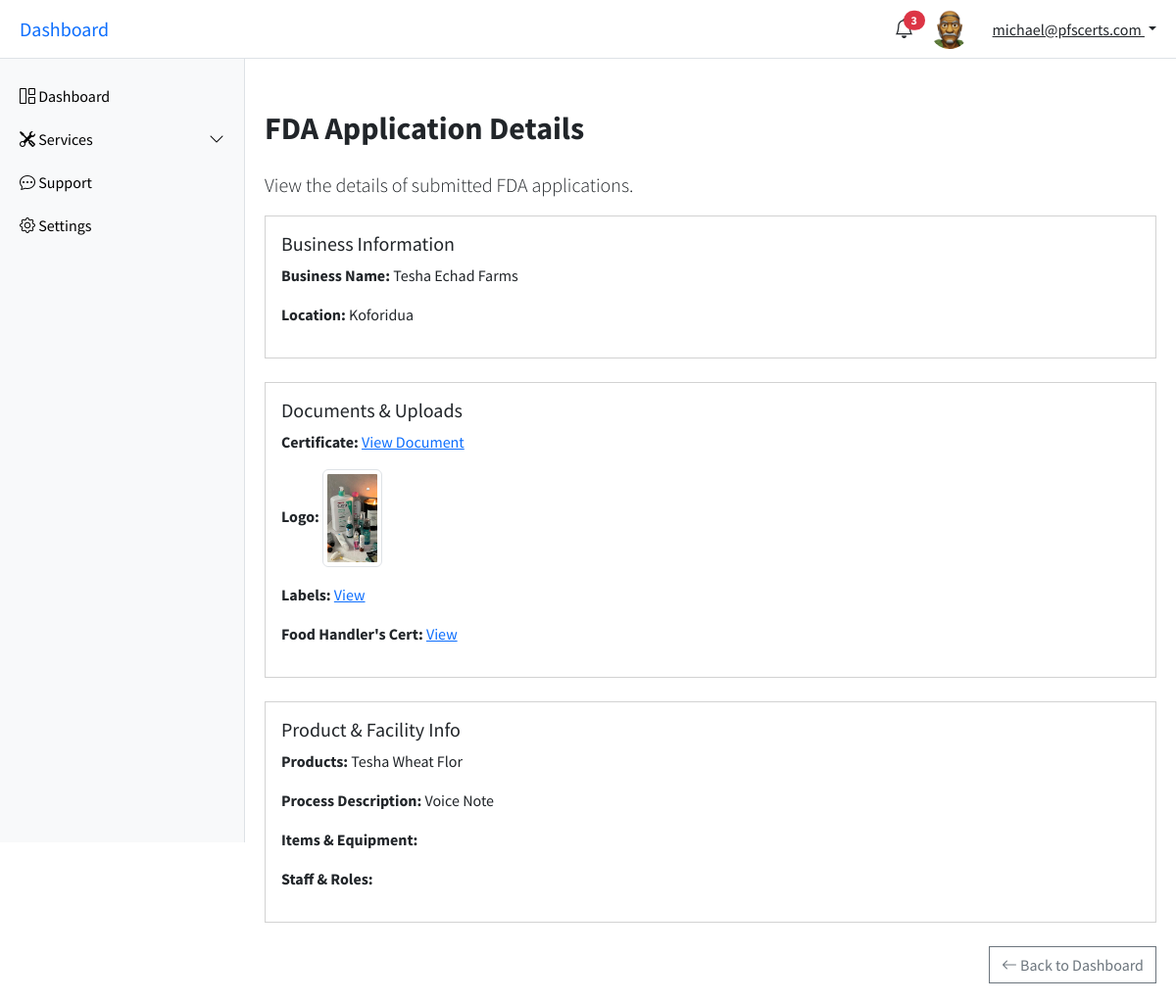
Screenshot of /account/fda_documentation/product_application/details/1/ (signed in) with the database file from the repository.
### account/models.py (models this page shows, shortened)
class CustomUser(AbstractUser):
    email = models.EmailField(unique=True,)
    username = models.CharField(max_length=100)
    first_name = models.CharField(max_length=50, verbose_name='First Name')
    last_name = models.CharField(max_length=50, blank=True, verbose_name='Last Name')
    business_name = models.CharField(max_length=250, verbose_name='Business/Company Name')
    phone_number = models.CharField(max_length=30, verbose_name='Phone Number')
    whatsapp_number = models.CharField(max_length=30, verbose_name='Whatsapp Number')
    instagram_handle = models.CharField(max_length=30, blank=True, verbose_name='Instagram Handle')
    facebook_handle = models.CharField(max_length=30, blank=True, verbose_name='Facebook Profile')
    profile_photo = models.ImageField(upload_to='users/profile_photos/', null=True, blank=True, verbose_name='Profile Photo')
    bio = models.TextField(blank=True, verbose_name='Bio')
    x_handle = models.CharField(max_length=30, blank=True, verbose_name='X (Formerly Twitter) Handle')
    linkedin_handle = models.CharField(max_length=30, blank=True, verbose_name='LinkedIn Profile')
    USERNAME_FIELD = 'email'
    REQUIRED_FIELDS = ['username']

class FDAApplication(models.Model):
    STATUS_CHOICES = [
        ('pending', 'Pending'),
        ('in_review', 'In Review'),
        ('completed_documentation', 'Completed Documentation'),
        ('approved', 'Approved'),
        ('rejected', 'Rejected'),
    ]
    PAYMENT_CHOICES = [
        ('paid', 'Paid'),
        ('unpaid', 'Unpaid'),
    ]
    user = models.ForeignKey(CustomUser, on_delete=models.CASCADE, related_name='fda_applications')
    custom_id = models.CharField(max_length=30, unique=True, blank=True)
    business_certificate = models.FileField(upload_to='fda/business_certificates/')
    business_name = models.CharField(max_length=255)
    location = models.CharField(max_length=255)
    products = models.TextField()
    logo = models.ImageField(upload_to='fda/logos/', null=True, blank=True)
    product_labels = models.FileField(upload_to='fda/product_labels/', null=True, blank=True)
    food_handlers_card = models.FileField(upload_to='fda/food_handler_certs/', null=True, blank=True)
    process_description = models.TextField(null=True, blank=True)
    voice_note = models.FileField(upload_to='fda/voice_notes/', null=True, blank=True)
    application_status = models.CharField(max_length=50, choices=STATUS_CHOICES, default='pending')
    submitted_at = models.DateTimeField(auto_now_add=True)
    updated_at = models.DateTimeField(auto_now=True)
    payment_status = models.CharField(max_length=10, choices=PAYMENT_CHOICES, default='unpaid')

### account/views.py (the view)
# urls.py: path('fda_documentation/product_application/details/<int:pk>/', view_fda_product_application, name='fda-product-application-details'),
@login_required
def view_fda_product_application(request, pk):
    fda_application = get_object_or_404(FDAApplication, pk=pk, user=request.user)
    context = {
        'fda_application': fda_application,
    }
    return render(request, 'account/fda-product-application-details.html', context)

### account/templates/account/fda-product-application-details.html (shortened to what this page needs)
{% extends 'account/base.html' %}
{% block content %}
<main class="main-content" id="mainContent">
    <div class="pt-4">
      <h2 class="fw-bold mb-4 mt-2">FDA Application Details</h2>
      <p class="lead">View the details of submitted FDA applications.</p>
      <div class="card mb-4">
        <div class="card-body">
          <h5 class="card-title">Business Information</h5>
          <p><strong>Business Name:</strong> {{ fda_application.business_name }}</p>
          <p><strong>Location:</strong> {{ fda_application.location }}</p>
        </div>
      </div>
      <div class="card mb-4">
        <div class="card-body">
          <h5 class="card-title">Documents &amp; Uploads</h5>
          <p><strong>Certificate:</strong> <a href="{{ fda_application.business_certificate.url }}" target="_blank">View Document</a></p>
          <p><strong>Logo:</strong> <img src="{{ fda_application.logo.url }}" alt="Business Logo" class="img-thumbnail" style="height: 100px;"></p>
          <p><strong>Labels:</strong> <a href="{{ fda_application.product_labels.url }}" target="_blank">View</a></p>
          <p><strong>Food Handler's Cert:</strong> <a href="{{ fda_application.food_handler_cert.url }}" target="_blank">View</a></p>
        </div>
      </div>
      <div class="card mb-4">
        <div class="card-body">
          <h5 class="card-title">Product &amp; Facility Info</h5>
          <p><strong>Products:</strong> {{ fda_application.products }}</p>
          <p><strong>Process Description:</strong> {{ fda_application.process_description }}</p>
          <p><strong>Items &amp; Equipment:</strong> {{ fda_application.items_equipment }}</p>
          <p><strong>Staff &amp; Roles:</strong> {{ fda_application.staff_roles }}</p>
        </div>
      </div>
      <div class="text-end">
        <a href="{% url 'user-dashboard' %}" class="btn btn-outline-secondary"><i class="bi bi-arrow-left"></i> Back to Dashboard</a>
      </div>
    </div>
</main>
{% endblock content %}

### account/templates/account/base.html (shortened to what this page needs)
<!DOCTYPE html>
{% load static %}
<html lang="en">
<head>
  <link href="https://cdn.jsdelivr.net/npm/bootstrap@5.3.3/dist/css/bootstrap.min.css" rel="stylesheet">
  <link href="https://cdn.jsdelivr.net/npm/bootstrap-icons@1.10.5/font/bootstrap-icons.css" rel="stylesheet">
</head>
<body>
<header class="topbar">
  <h5 class="m-0 d-none d-lg-block">
    <a href="{% url 'user-dashboard' %}" class="text-decoration-none">Dashboard</a>
  </h5>
  <div class="d-flex align-items-center gap-3 ms-auto">
    <div class="dropdown">
      <a href="#" class="text-dark position-relative" id="notifDropdown" data-bs-toggle="dropdown" aria-expanded="false">
        <i class="bi bi-bell fs-5"></i>
        <span class="position-absolute top-0 start-100 translate-middle badge rounded-pill bg-danger">3</span>
      </a>
    </div>
    <img src="{% if user.profile_photo %}{{ user.profile_photo.url }}{% else %}https://ui-avatars.com/api/?name={{ user.first_name }}+{{ user.last_name }}&background=0D8ABC&color=fff&size=40{% endif %}" alt="Profile" class="rounded-circle me-2" style="width: 40px; height: 40px; object-fit: cover;">
    <div class="dropdown">
      <a class="dropdown-toggle text-dark" href="#" id="userDropdown" data-bs-toggle="dropdown" aria-expanded="false">
        {{ request.user.email }}
      </a>
    </div>
  </div>
</header>
<nav class="sidebar" id="sidebar">
  <a href="{% url 'user-dashboard' %}"><i class="bi bi-grid-1x2"></i> Dashboard</a>
  <a data-bs-toggle="collapse" href="#servicesMenu" role="button" aria-expanded="false" aria-controls="servicesMenu">
    <i class="bi bi-tools"></i> Services
    <i class="bi bi-chevron-down float-end"></i>
  </a>
  <a href="{% url "support" %}"><i class="bi bi-chat-dots"></i> Support</a>
  <a href="{% url "settings" %}"><i class="bi bi-gear"></i> Settings</a>
</nav>
{% block content %}{% endblock content %}
</body>
</html>

### account/templates/account/base.html (style rules this page uses)
body { font-family: 'Source Sans Pro', sans-serif; }
.sidebar { position: fixed; top: 60px; left: 0; height: 100vh; overflow-y: auto; width: 250px; background: #f8f9fa; border-right: 1px solid #dee2e6; padding-top: 1rem; transition: transform 0.3s ease; }
.sidebar a { padding: 10px 20px; display: block; color: #000; text-decoration: none; }
.main-content { margin-left: 250px; padding: 80px 20px 20px; transition: margin-left 0.3s; }
.topbar { position: fixed; top: 0; left: 0; right: 0; height: 60px; background-color: #fff; border-bottom: 1px solid #dee2e6; display: flex; align-items: center; justify-content: space-between; padding: 0 20px; z-index: 1030; }
.btn, .card { border-radius: 0 !important; box-shadow: none !important; transition: background-color 0.3s, color 0.3s; }

### rows the page displays
CustomUser: profile_photo (picture), user.email "michael@pfscerts.com"
FDAApplication: business_name "Tesha Echad Farms", location "Koforidua", logo (picture), products "Tesha Wheat Flor", process_description "Voice Note"
